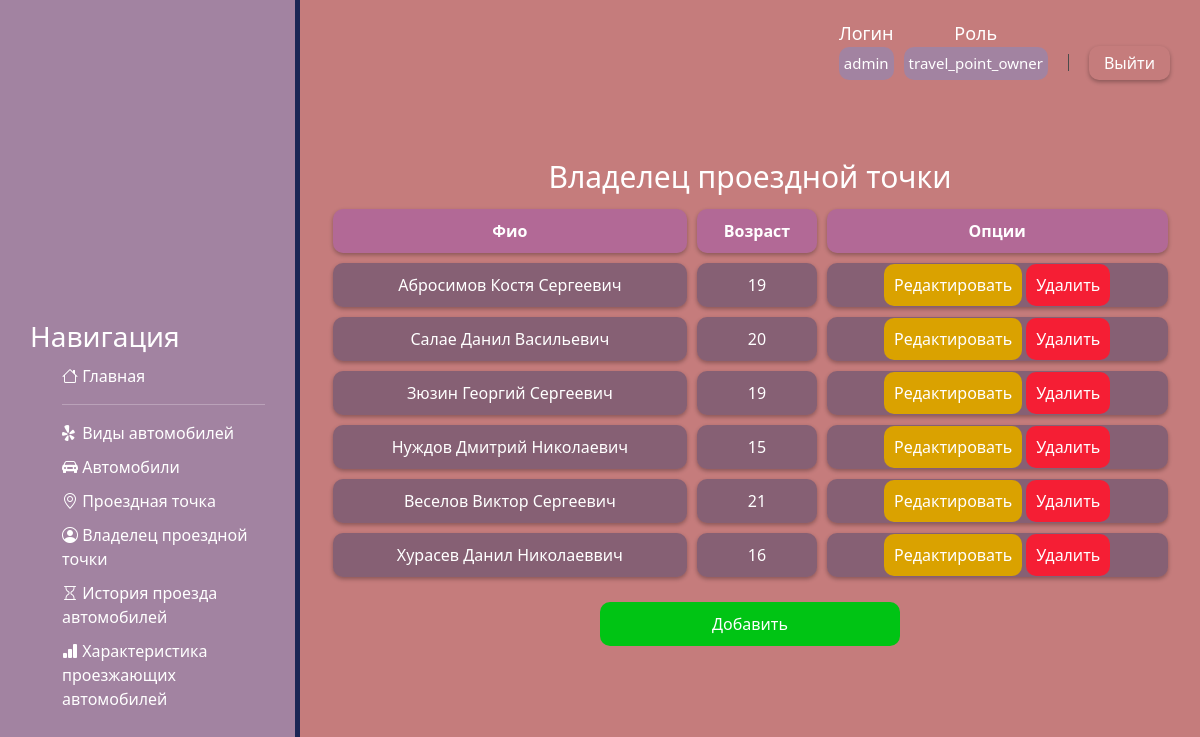
Page /table_show/3 (signed in) on the committed database.
### main/models.py (models this page shows, shortened)
class OwnerTravelPoint(models.Model):
    FIO = models.CharField("ФИО", max_length=250, default="")
    age = models.IntegerField(default=0)
    offsetName = 0
    names = ["Индекс", "Фио", "Возраст"]
    title = "Владелец проездной точки"
    def get_dict(self):
        return {"id": self.id, 0: self.FIO, 1: self.age}

### main/views.py (the view)
# urls.py: path('table_show/<int:tk>', views.table_view, name='table_show'),
def table_view(request, tk):
    role = get_role(request.user)
    if left_lock_tables <= tk <= right_lock_tables and not role == "travel_point_owner":
        return redirect('main')
    table = []
    model = [CarType, Car, TravelPoint, OwnerTravelPoint, CarPass, DataOfPassingCar]
    title = model[tk].title
    for x in model[tk].objects.all():
        table.append(x.get_dict())
    return render(request, 'main/table_show.html', {'table': table, 'names': model[tk].names, 'title': title, 'table_id': tk, 'role': role})

### main/views.py (called while the page is built)
def get_role(user):
    template = ""
    if user.is_authenticated:
        if user.is_superuser:
            template = "travel_point_owner"
        elif user.groups.filter(name='travel_point_owner').exists():
            template = "travel_point_owner"
        elif user.groups.filter(name='driver').exists():
            template = "driver"
    return template

### main/templates/main/table_show.html (shortened to what this page needs)
{% load static %}
<!doctype html>
<html lang="en">
<head>
    <link rel="stylesheet" href="{% static 'main/css/navigation.css' %}">
    <link rel="stylesheet" href="https://cdn.jsdelivr.net/npm/bootstrap@5.2.3/dist/css/bootstrap.min.css">
    <link rel="stylesheet" href="{% static 'main/css/data_table.css' %}">
</head>
    <body>
        {% include 'main/navigation.html' %}
        {% include 'main/registrationButtons.html' %}
        <div class="center_table">
                <div class="horizontal_center">
                    <div>{{title}}</div>
                </div>
                <table class="data_table">
                    <tr>
                        {% for name in names %}
                        {% if not forloop.counter == 1 %}
                        <th>{{ name }}</th>
                        {% endif %}
                        {% endfor %}
                        {% if user.is_authenticated and role == "travel_point_owner" %}
                        <th>Опции</th>
                        {% endif %}
                    </tr>
                    {% for t in table %}
                    <tr>
                        {% for k, v in t.items %}
                        {% if not forloop.counter == 1 %}
                        <td> {{v}} </td>
                        {% endif %}
                        {% endfor %}
                        {% if user.is_authenticated and role == "travel_point_owner" %}
                        <td>
                            <a href="{% url 'table_change' tk=table_id el=forloop.counter command='edit' %}" class="edit_button button">Редактировать</a>
                            <a href="{% url 'table_change' tk=table_id el=forloop.counter command='delete' %}"  class="delete_button button">Удалить</a>
                        </td>
                        {% endif %}
                    </tr>
                    {% endfor %}
                </table>
            {%if user.is_authenticated and role == "travel_point_owner" %}
            <div class="horizontal_center">
                <a href="{% url 'table_change' tk=table_id el=0 command='add' %}"  class="add_button button big_button">Добавить</a>
            </div>
            {% endif %}
        </div>
    </body>
</html>

### main/templates/main/navigation.html
{% load static %}
    <link rel="stylesheet" href="https://cdn.jsdelivr.net/npm/bootstrap-icons@1.10.2/font/bootstrap-icons.css">
<aside>
    <br>
    <br>
    <br>
    <br>
    <br>
    <br>
    <br>
    <br>
    <br>
    <br>
    <h3>Навигация</h3>
    <ul>
        <a href="{% url 'main' %}"><li><i class="bi bi-house"></i>  Главная</li></a>
        <hr>
        <a href="{% url 'table_show' 0 %}"><li><i class="bi bi-yelp"></i>  Виды автомобилей</li></a>
        <a href="{% url 'table_show' 1 %}"><li><i class="bi bi-car-front-fill"></i>  Автомобили</li></a>
        <a href="{% url 'table_show' 2 %}"><li><i class="bi bi-geo-alt"></i>  Проездная точка</li></a>
        {% if user.is_authenticated %}
            {% if role == "travel_point_owner" %}
        <a href="{% url 'table_show' 3 %}"><li><i class="bi bi-person-circle"></i>  Владелец проездной точки</li></a>
        <a href="{% url 'table_show' 4 %}"><li><i class="bi bi-hourglass"></i>  История проезда автомобилей</li></a>
        <a href="{% url 'table_show' 5 %}"><li><i class="bi bi-bar-chart-fill"></i>  Характеристика проезжающих автомобилей</li></a>
            {% endif %}
        {% endif %}
    </ul>
</aside>

### main/templates/main/registrationButtons.html (shortened to what this page needs)
<div class="registration_panel">
    <div class="log_in_and_register">
        {%if user.is_authenticated%}
        <div class="data_container">
            <div class="buttons_container">
                <div class="label">
                    <div class="login_label">Логин </div>
                    <div class="login">{{user}}</div>
                </div>
                <div class="label">
                    <div class="role_label">Роль </div>
                    <div class="login">{{role}}</div>
                </div>
                <a href="{% url 'logout' %}" class="register reg_buttons center_table " style="margin-left: 5px">
                    Выйти
                </a>
            </div>
        </diV>
        {% else %}
            <a href="{% url 'login' %}" class="log_in reg_buttons">Войти</a>
            <a href="{% url 'registration' %}" class="register reg_buttons">Зарегестрироваться</a>
        {% endif %}
    </div>
</div>

### main/static/main/css/navigation.css (style rules this page uses)
body { margin: 0px }
aside { float: left; background: #4a93ff47; color: white; padding: 2.5%; width: 25%; height: 100vh; border-right: 5px solid #1a2654; }
aside h3 { margin-top: 50px; front-size: 20px; }
aside ul { list-style: none }
aside ul li { color: white; display: block; margin-top: 10px; transition: transform .1s ease; }
aside ul li, aside ul a { text-decoration: none; }
.registration_panel { position: absolute; top: 20px; right: 0px; display: flex; justify-content: right; align-items: center; height: 60px; }
.log_in_and_register { margin-right: 20px; }
.reg_buttons { color: white; text-decoration: none; padding: 5px 15px 5px 15px; border-radius: 10px; margin-right: 10px; cursor: pointer; box-shadow: 0px 2px 4px rgba(0, 0, 0, 0.3); }
.register { background-color: ##4a93ff47; }
.login_label { color: white; font-size: 18px; }
.login { color: white; font-size: 15px; background-color: #4a93ff47; border-radius: 10px; padding: 5px; margin-right: 5px; margin-left: 5px; }
.role_label { color: white; font-size: 18px; }
.label { display: flex; flex-direction: column; justify-content: center; align-items: center; }
.buttons_container { display: flex; justify-content: end; align-items: end; }
.data_container { display: flex; justify-content: center; align-items: center; }

### main/static/main/css/data_table.css (style rules this page uses)
html, body { width: 100%; height: 100%; background: #ab434373; }
.data_table { background-color: `#141a38`; border-radius: 10px; color: white; width: 100%; border-collapse: separate; border-spacing: 10px; width: 95%; overflow-y: auto }
.data_table th, td { border-radius: 10px; padding: 10px; text-align: center; box-shadow: 0px 2px 4px rgba(0, 0, 0, 0.3); transition: 0.2s all ease }
.data_table th { background-color: #8c46c559; }
.data_table td { color: white; background-color: #0c296457; }
.center_table { display:flex; justify-content: center; align-items: center; flex-direction: column; height: 100%; }
.horizontal_center { color: white; display: flex; justify-content: center; }
.horizontal_center div { font-size: 30px; fon-weight: bold; }
.button { color: white; padding: 10px; border-radius: 10px; border: 0px solid white; text-align: center; text-decoration: none; transition: 0.2s ease all }
.edit_button { background-color: #daa200; }
.delete_button { background-color: #f51e34; }
.add_button { margin-top: 15px; background-color: #00c414; }
.big_button { width: 300px; }

### rows in the picture
OwnerTravelPoint: t "Абросимов Костя Сергеевич"
OwnerTravelPoint: t "Салае Данил Васильевич"
OwnerTravelPoint: t "Зюзин Георгий Сергеевич"
OwnerTravelPoint: t "Нуждов Дмитрий Николаевич"
OwnerTravelPoint: t "Веселов Виктор Сергеевич"
OwnerTravelPoint: t "Хурасев Данил Николаеввич"

### other values in the picture
{{ user }} "admin"
{{ role }} "travel_point_owner"
{{ title }} "Владелец проездной точки"
{{ name }} "Фио" "Возраст"
{{ v }} "19" "20" "19" "15" "21" "16"
